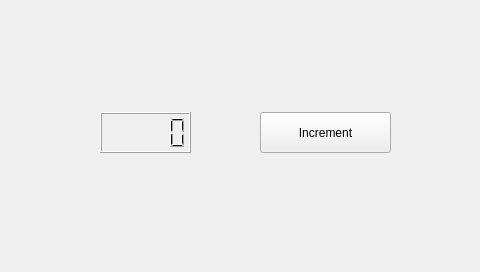
<?xml version="1.0" encoding="UTF-8"?>
<ui version="4.0">
 <class>contador</class>
 <widget class="QMainWindow" name="contador">
  <property name="geometry">
   <rect>
    <x>0</x>
    <y>0</y>
    <width>480</width>
    <height>272</height>
   </rect>
  </property>
  <property name="windowTitle">
   <string>contador</string>
  </property>
  <widget class="QWidget" name="centralWidget">
   <widget class="QPushButton" name="pushButton">
    <property name="geometry">
     <rect>
      <x>260</x>
      <y>112</y>
      <width>131</width>
      <height>41</height>
     </rect>
    </property>
    <property name="text">
     <string>Increment</string>
    </property>
   </widget>
   <widget class="QLCDNumber" name="lcdNumber">
    <property name="geometry">
     <rect>
      <x>100</x>
      <y>112</y>
      <width>91</width>
      <height>41</height>
     </rect>
    </property>
   </widget>
  </widget>
 </widget>
 <layoutdefault spacing="6" margin="11"/>
 <resources/>
 <connections/>
</ui>
